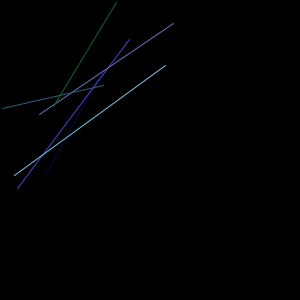
Frame 1 (no input)
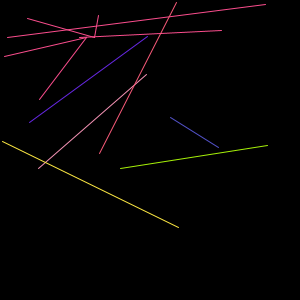
Frame 60 (the mouse pressed at the canvas centre just before this capture)
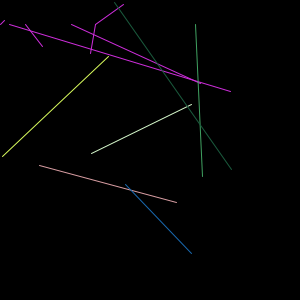
Frame 120 (the mouse held since frame 60 and released just before this capture)

The Processing sketch that drew these frames (run headless with seeded random() and noise(); from frame 60 on, the mouse is pressed at the canvas centre):

// Processing sketch: processing_67043
// ── processing_67043.pde

float[] xpositions= new float[6];
float[] ypositions= new float[6];
float[] xvel=new float[6];
float[] yvel=new float[6];

void setup() {
  size(300, 300);
  background(0);

  xpositions[0] = 45;
  xpositions[1] = 19;
  xpositions[2] = 37;
  xpositions[3] = 4;
  xpositions[4] = 12;
  xpositions[5] = 55;

  ypositions[0] = 73;
  ypositions[1] = 39;
  ypositions[2] = 24;
  ypositions[3] = 88;
  ypositions[4] = 67;
  ypositions[5] = 5;


  for (int i=0; i<6;i++) {
    xvel[i]=random(-3, 3);
  }

  for (int i=0; i<6;i++) {
    yvel[i]=random(-3, 3);
  }
}

void draw() {
  background(0);

  for (int i=0; i<6; i++) {
    line(xpositions[i], random(100), random(100), ypositions[1]);
  }

  for (int i=0;i<6; i++) {
    xpositions[i]=xpositions[i]+xvel[i];
  }

  for (int i=0;i<6;i++) {
    ypositions[i]=ypositions[i]+yvel[i];
  }
  for (int i=0;i<6;i++) {
    if (xpositions[i]<13==true||xpositions[i]>287==true) {
      xvel[i]=xvel[i]*(-1);
    }
  }
  for (int i=0; i<6; i++) {
    if (ypositions[i]<13==true||ypositions[i]>287==true) {
      yvel[i]=yvel[i]*(-1);
    }
  }
  
  for(int i=0; i<6;i++){
    for(int k=0; k<6;k++){
      if(i!=k){
        if(dist(xpositions[i], ypositions[i], xpositions[k], ypositions[k])<10){
          xvel[i]*=-1;
          yvel[i]*=-1;
}
      }}}
    
  




  for (int i=0; i<6; i++) {
    stroke(random(255), random(255), random(255));
    line(random(100,200), ypositions[i], xpositions[i], random(100,200));
  }

  for (int i=0;i<6; i++) {
    xpositions[i]=xpositions[i]+xvel[i];
  }

  for (int i=0;i<6;i++) {
    ypositions[i]=ypositions[i]+yvel[i];
  }
  for (int i=0;i<6;i++) {
    if (xpositions[i]<13==true||xpositions[i]>287==true) {
      xvel[i]=xvel[i]*(-1);
    }
  }
  for (int i=0; i<6; i++) {
    if (ypositions[i]<13==true||ypositions[i]>287==true) {
      yvel[i]=yvel[i]*(-1);
    }
  }
  
  for(int i=0; i<6;i++){
    for(int k=0; k<6;k++){
      if(i!=k){
        if(dist(xpositions[i], ypositions[i], xpositions[k], ypositions[k])<10){
          xvel[i]*=-1;
          yvel[i]*=-1;
}
      }}
    }







}
